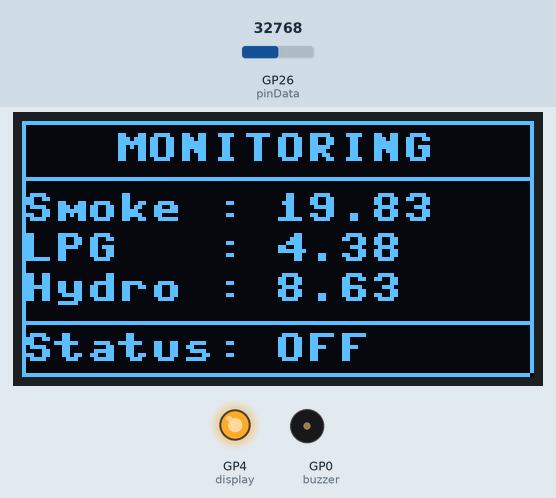
Recording of a program running on a simulated Raspberry Pi Pico running MicroPython. Shown: 128×64 one-colour display, output pins drawn as LEDs (lit = HIGH), buzzer (waves = sounding, pin HIGH). The test bench sets the inputs (shaded band); at power-on: GP26 (pinData) = 32768 (analog values on the 0–65535 scale). Library files of the repository ran but are not shown: sh1106.py; what the program prints to the serial console is not drawn.

Above: at 15.2 s.

The program:

tesMQ_2.py
```python
from machine import Pin, I2C
from mq2 import MQ2
from sh1106 import SH1106_I2C
from utime import sleep

i2c=I2C(0, sda=Pin(8), scl=Pin(9), freq=400000)
display = SH1106_I2C(128, 64, i2c, Pin(4), 0x3c)

buzzer = Pin(0,Pin.OUT)

sensor = MQ2(pinData = 26, baseVoltage = 3.3)
print("Calibrating")
sensor.calibrate()
print("Calibration completed")
print("Base resistance:{0}".format(sensor._ro))

while True:
    smoke = round(sensor.readSmoke(),2)
    lpg = round(sensor.readLPG(),2)
    methan = round(sensor.readMethane(),2)
    hydro = round(sensor.readHydrogen(),2)

    print("============================")
    print("     SENSOR MQ-2         ")
    print("----------------------------")
    print("Smoke         : ",smoke)
    print("LPG           : ",lpg)
    print("Methane       : ",methan)
    print("Hydrogen      : ",hydro)
    print("----------------------------")

    if smoke >= 30:
        print("**********")
        stsBz = "ON"
        buzzer.on()
        print(" Alarm ON ")
        print("**********")
    else:
        print("**********")
        stsBz = "OFF"
        buzzer.off()
        print(" Alarm OFF ")
        print("**********")

    display.fill(0)
    display.text('MONITORING',23, 3, 1)
    display.text('Smoke : ',0, 18, 1)
    display.text(str(smoke),63, 18, 1)
    display.text('LPG   : ',0, 28, 1)
    display.text(str(lpg),63, 28, 1)
    display.text('Hydro : ',0, 38, 1)
    display.text(str(hydro),63, 38, 1)
    display.text('Status: ',0, 53, 1)
    display.text(stsBz,63, 53, 1)
    display.hline(0, 63, 127, 1)
    display.hline(0, 0, 127, 1)
    display.hline(0, 14, 127, 1)
    display.hline(0, 50, 127, 1)
    display.vline(0, 0, 63, 1)
    display.vline(127, 0, 63, 1)
    display.show()

    sleep(0.5)
    
```

mq2.py
```python
#include "MQ2.h"
# Ported from https://github.com/amperka/TroykaMQ
# Author: Alexey Tveritinov [kartun@yandex.ru]
from basemq import BaseMQ
from micropython import const

class MQ2(BaseMQ):
	## Clean air coefficient
	MQ2_RO_BASE = float(9.83)

	def __init__(self, pinData, pinHeater=-1, boardResistance = 10, baseVoltage = 3.3, measuringStrategy = BaseMQ.STRATEGY_ACCURATE):
		# Call superclass to fill attributes
		super().__init__(pinData, pinHeater, boardResistance, baseVoltage, measuringStrategy)
		pass

	## Measure liquefied hydrocarbon gas, LPG
	def readLPG(self):
		return self.readScaled(-0.45, 2.95)

	## Measure methane
	def readMethane(self):
		return self.readScaled(-0.38, 3.21)

	## Measure smoke
	def readSmoke(self):
		return self.readScaled(-0.42, 3.54)

	## Measure hydrogen
	def readHydrogen(self):
		return self.readScaled(-0.48, 3.32)

    ##  Base RO differs for every sensor family
	def getRoInCleanAir(self):
		return self.MQ2_RO_BASE
```

basemq.py
```python
#include "BaseMQ.h"
## Ported from https://github.com/amperka/TroykaMQ
## Author: Alexey Tveritinov [kartun@yandex.ru]

from machine import Pin, ADC
from micropython import const
import utime
from math import exp, log

class BaseMQ(object):
    ## Measuring attempts in cycle
    MQ_SAMPLE_TIMES = const(5)

    ## Delay after each measurement, in ms
    MQ_SAMPLE_INTERVAL = const(500)

    ## Heating period, in ms
    MQ_HEATING_PERIOD = const(60000)

    ## Cooling period, in ms
    MQ_COOLING_PERIOD = const(90000)

    ## This strategy measure values immideatly, so it might be inaccurate. Should be
    #  suitable for tracking dynamics, raither than actual values
    STRATEGY_FAST = const(1)

    ## This strategy measure values separatelly. For a single measurement
    #    MQ_SAMPLE_TIMES measurements are taken in interval MQ_SAMPLE_INTERVAL.
    #    I.e. for multi-data sensors, like MQ2 it would take a while to receive full data
    STRATEGY_ACCURATE = const(2)

    ## Initialization.
    #  @param pinData Data pin. Should be ADC pin
    #  @param pinHeater Pass -1 if heater connected to main power supply. Otherwise pass another pin capable of PWM
    #  @param boardResistance On troyka modules there is 10K resistor, on other boards could be other values
    #  @param baseVoltage Optionally board could run on 3.3 Volds, base voltage is 5.0 Volts. Passing incorrect values
    #  would cause incorrect measurements
    #  @param measuringStrategy Currently two main strategies are implemented:
    #  - STRATEGY_FAST = 1 In this case data would be taken immideatly. Could be unreliable
    #  - STRATEGY_ACCURATE = 2 In this case data would be taken MQ_SAMPLE_TIMES times with MQ_SAMPLE_INTERVAL delay
    #  For sensor with different gases it would take a while
    def __init__(self, pinData, pinHeater=-1, boardResistance = 10, baseVoltage = 3.3, measuringStrategy = STRATEGY_ACCURATE):

        ## Heater is enabled
        self._heater = False
        ## Heater is enabled
        self._cooler = False
        ## Base resistance of module
        self._ro = -1

        self._useSeparateHeater = False
        self._baseVoltage = baseVoltage

        ## @var _lastMeasurement - when last measurement was taken
        self._lastMesurement = utime.ticks_ms()
        self._rsCache = None
        self.dataIsReliable = False
        self.pinData = ADC(pinData)
        self.measuringStrategy = measuringStrategy
        self._boardResistance = boardResistance
        if pinHeater != -1:
            self.useSeparateHeater = True
            self.pinHeater = Pin(pinHeater, Pin.OUTPUT)
            pass

    ## Abstract method, should be implemented in specific sensor driver.
    #  Base RO differs for every sensor family
    def getRoInCleanAir(self):
        raise NotImplementedError("Please Implement this method")

    ## Sensor calibration
    #  @param ro For first time sensor calibration do not pass RO. It could be saved for
    #  later reference, to bypass calibration. For sensor calibration with known resistance supply value
    #  received from pervious runs After calibration is completed @see _ro attribute could be stored for
    #  speeding up calibration
    def calibrate(self, ro=-1):
        if ro == -1:
            ro = 0
            print("Calibrating:")
            for i in range(0,MQ_SAMPLE_TIMES + 1):
                print("Step {0}".format(i))
                ro += self.__calculateResistance__(self.pinData.read_u16())
                utime.sleep_ms(MQ_SAMPLE_INTERVAL)
                pass
            ro = ro/(self.getRoInCleanAir() * MQ_SAMPLE_TIMES )
            pass
        self._ro = ro
        self._stateCalibrate = True
        pass

    ## Enable heater. Is not applicable for 3-wire setup
    def heaterPwrHigh(self):
        #digitalWrite(_pinHeater, HIGH)
        #_pinHeater(1)
        if self._useSeparateHeater:
            self._pinHeater.on()
            pass
        self._heater = True
        self._prMillis = utime.ticks_ms()


    ## Move heater to energy saving mode. Is not applicable for 3-wire setup
    def heaterPwrLow(self):
        #analogWrite(_pinHeater, 75)
        self._heater = True
        self._cooler = True
        self._prMillis = utime.ticks_ms()


    ## Turn off heater. Is not applicable for 3-wire setup
    def heaterPwrOff(self):
        if self._useSeparateHeater:
            self._pinHeater.off()
            pass
        #digitalWrite(_pinHeater, LOW)
        _pinHeater(0)
        self._heater = False


    ## Measure sensor current resistance value, ere actual measurement is performed
    def __calculateResistance__(self, rawAdc):
        vrl = rawAdc*(self._baseVoltage / 65535)
        rsAir = (self._baseVoltage - vrl)/vrl*self._boardResistance
        return rsAir


    ## Data reading
    # If data is taken frequently, data reading could be unreliable. Check @see dataIsReliable flag
    # Also refer to measuring strategy
    def __readRs__(self):
        if self.measuringStrategy == STRATEGY_ACCURATE :
                rs = 0
                for i in range(0, MQ_SAMPLE_TIMES + 1):
                    rs += self.__calculateResistance__(self.pinData.read_u16())
                    utime.sleep_ms(MQ_SAMPLE_INTERVAL)

                rs = rs/MQ_SAMPLE_TIMES
                self._rsCache = rs
                self.dataIsReliable = True
                self._lastMesurement = utime.ticks_ms()
                pass
        else:
            rs = self.__calculateResistance__(self.pinData.read_u16())
            self.dataIsReliable = False
            pass
        return rs


    def readScaled(self, a, b):
        return exp((log(self.readRatio())-b)/a)


    def readRatio(self):
        return self.__readRs__()/self._ro


    ## Checks if sensor heating is completed. Is not applicable for 3-wire setup
    def heatingCompleted(self):
        if (self._heater) and (not self._cooler) and (utime.ticks_diff(utime.ticks_ms(),self._prMillis) > MQ_HEATING_PERIOD):
            return True
        else:
            return False

    ## Checks if sensor cooling is completed. Is not applicable for 3-wire setup
    def coolanceCompleted(self):
        if (self._heater) and (self._cooler) and (utime.ticks_diff(utime.ticks_ms(), self._prMillis) > MQ_COOLING_PERIOD):
            return True
        else:
            return False

    ## Starts sensor heating. @see heatingCompleted if heating is completed
    def cycleHeat(self):
        self._heater = False
        self._cooler = False
        self.heaterPwrHigh()
    #ifdef MQDEBUG
        print("Heated sensor")
    #endif #MQDEBUG
        pass

    ## Use this to automatically bounce heating and cooling states
    def atHeatCycleEnd(self):
        if self.heatingCompleted():
            self.heaterPwrLow()
    #ifdef MQDEBUG
            print("Cool sensor")
    #endif #MQDEBUG
            return False

        elif self.coolanceCompleted():
            self.heaterPwrOff()
            return True

        else:
            return False
```
